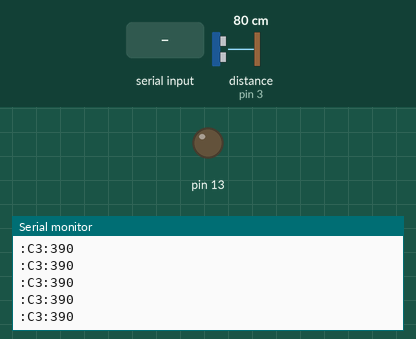
Simulated run of this sketch. Board: Arduino Uno, built with avr-gcc and run on an emulated ATmega328P. On the bench: output pins drawn as LEDs (lit = HIGH), the last lines printed to the serial monitor. Wiring (inferred from the names in the program): ultrasonic range finder: trigger pin 2; echo pin 3. Inputs (shaded band) come from the test bench; at power-on: distance to the obstacle (sensor on pin 3) 80 cm. The echo pulse lasts 58.3 µs per cm; pins used as bus, display or sensor lines are not drawn.

Above: at 1.2 s.
1.3 s: distance to the obstacle (sensor on pin 3) set to 4 cm
At 1.47 s:
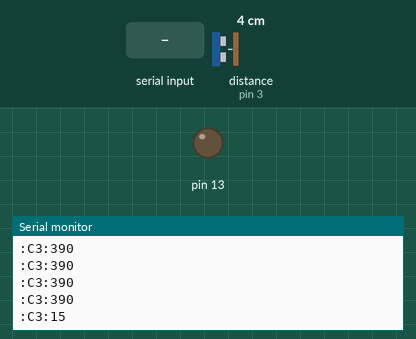
4.3 s: "C1\n" received over Serial
5.8 s: "90:45:200\n" received over Serial
At 5.82 s:
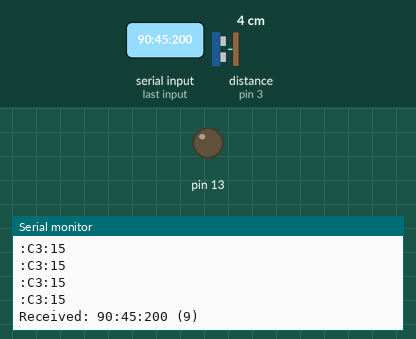

The sketch:

Arduino2Unity_Ultrasonic.ino
```cpp
#include "Arduino.h"
#include "UnityConnector.hpp"


// outputs to unity
int C3;


#define echoPin 3 // attach pin D2 Arduino to pin Echo of HC-SR04
#define trigPin 2 //attach pin D3 Arduino to pin Trig of HC-SR04

// defines variables
long duration; // variable for the duration of sound wave travel
int distance; // variable for the distance measurement


void setup() {
  // onboard led will be for output
  pinMode(13,OUTPUT);

  // ultrasonic
  pinMode(trigPin, OUTPUT); // Sets the trigPin as an OUTPUT
  pinMode(echoPin, INPUT); // Sets the echoPin as an INPUT

  // setup channels and variable bindings
  //SERIALU_AddInputChannel("C1",&C1);
  //SERIALU_AddInputChannel("C3",&C3);
  //SERIALU_AddOutputChannel("C4",&C4);
  SERIALU_AddOutputChannel("C3",&C3);

  // begin serial communication
  Serial.begin(9600);
  Serial.setTimeout(100);
}

int TEMP_count = 0;

void loop()
{

  loop_ultrasonic();

  // C3 value controls LED
  //digitalWrite(13, C3 > 500 ? HIGH : LOW);

  // C4 is half C3
  //C4 = C3/2;

  // C5 gets incremented
  //C5 = (TEMP_count++ % 50) * 10;


  // receive from unity & send data to unity
  SERIAL_CheckSerialMessages();
  SERIALU_SimpleChannelSenderAll();
}

void loop_ultrasonic() {
  // Clears the trigPin condition
  digitalWrite(trigPin, LOW);
  delayMicroseconds(2);
  // Sets the trigPin HIGH (ACTIVE) for 10 microseconds
  digitalWrite(trigPin, HIGH);
  delayMicroseconds(10);
  digitalWrite(trigPin, LOW);
  // Reads the echoPin, returns the sound wave travel time in microseconds
  duration = pulseIn(echoPin, HIGH);
  // Calculating the distance
  distance = duration * 0.034 / 2; // Speed of sound wave divided by 2 (go and back)

  // noise cancel
  int preC3 = C3;
  C3 = distance * 5;
  if (C3 > 1024 || C3 < 5) C3 = preC3 ;
}
```

UnityConnector.hpp
```cpp
#include "Arduino.h"

// ----------- UNITY CHANNELS ----------------------
// ----------- UNITY CHANNELS ----------------------

const int MAX_CHANNELS = 5;

typedef void FuncSVoid(String&);
typedef void FuncSInt(String&, int);


// database of channel names and variables
String inputChannelNames[MAX_CHANNELS];
int* inputChannelVariables[MAX_CHANNELS];
String outputChannelNames[MAX_CHANNELS];
int* outputChannelVariables[MAX_CHANNELS];

// tracks how many inputs/outputs we used
int iinputs=0;
int ioutputs=0;

// register a new input channel and variable
void SERIALU_AddInputChannel(String channelName, int* channelVar) {
  inputChannelNames[iinputs]=channelName;
  inputChannelVariables[iinputs]=channelVar;
  iinputs++;
}
// register a new output channel and variable
void SERIALU_AddOutputChannel(String channelName, int* channelVar) {
  outputChannelNames[ioutputs]=channelName;
  outputChannelVariables[ioutputs]=channelVar;
  ioutputs++;
}


// send a channel to unity
void SERIALU_SendToUnity(String cname, int* val) {
  Serial.println(":"+cname+":"+String(*val));
}

// respond to receiving a new value, and set it in the database
void SERIALU_SimpleChannelResponderAll(String& channelName, int newVal) {
  for (int i=0; i<MAX_CHANNELS; i++) {
    if (inputChannelNames[i]!=NULL && inputChannelNames[i].equals(channelName)) {
      (*inputChannelVariables[i]) = newVal;
    }
  }
}
// send all the output channel variables
void SERIALU_SimpleChannelSenderAll() {
  for (int i=0; i<MAX_CHANNELS; i++) {
    if (outputChannelNames[i] != NULL) {
      SERIALU_SendToUnity(outputChannelNames[i], outputChannelVariables[i]);
    }
  }
}

// pointer to function that handles new values received for a channel
const FuncSInt* SERIALU_FNRESPONSE_NEWCHANVALUE = SERIALU_SimpleChannelResponderAll;


// receive serial messages and parse them
// Format is :X:V where X is a 2-character channel (ex: "C2") and V is an integer value
// But a lot of the time the Unity library might send broken messages
void SERIAL_CheckSerialMessages() {
  String result = Serial.readStringUntil('\n');
  if (result.length() > 1) {
    Serial.println("Received: "+result+" ("+result.length()+")");

    if (result.startsWith(":")) {

      if (result.length()<=4 || !result.substring(3,4).equals(":")) {
        // bad message
        return;
      }

      String cname = result.substring(1,3); // get channel name
      String v = result.substring(4); // PERF: not new string
      int vi = v.toInt();

      // check if this substring is concatenated with others
      int spliti = v.indexOf(":");
      if (spliti >= 0) {
        // TODO: This happens if there's multiple messages concatenated together without split by \n. If that happens we take the first and lose the rest

        //Serial.println("ARDUINO Received bad message? --"+v+"----"+result);
        return;

        /***
        // attempts to salvage the message
        v = v.substring(0, spliti);

        if (v.length()<=0) {
          // bad message
          return;
        }

        vi = v.toInt();
        ***/
      }


      SERIALU_FNRESPONSE_NEWCHANVALUE(cname, vi);
    }
  }
}
```

Measured:
- after the input at 1.3 s, the serial monitor: prints a new line after 0.17 s (image 1)
- after the input at 5.8 s, the serial monitor: prints a new line at once (image 2)
